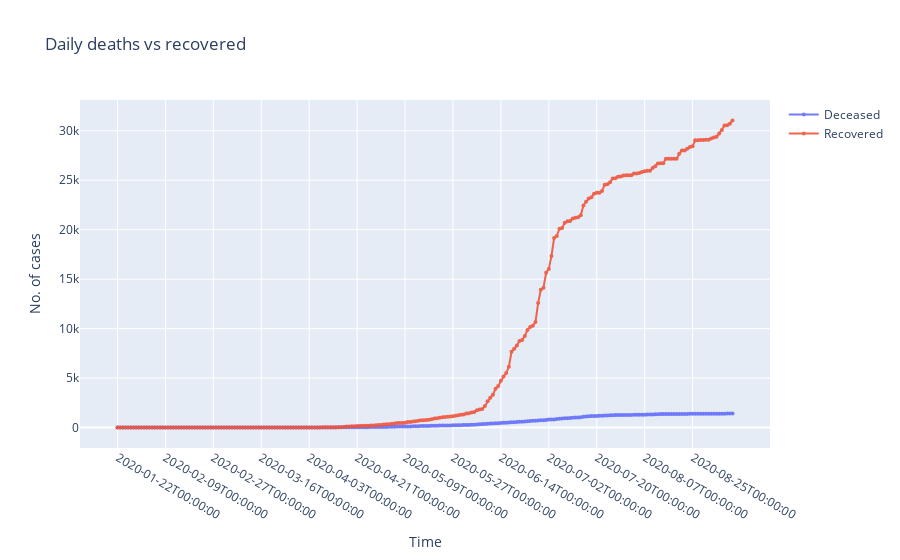

The cell this chart's notebook holds for it:
### Code cell
deceased_recovered_fig = go.Figure()
deceased_recovered_fig.add_trace(go.Scatter(x=jh_deaths_df['date'],
                                y=jh_deaths_df['Afghanistan'],
                                mode='markers+lines',
                                opacity=0.9,
                                line_width=2,
                                marker_size=4, 
                                name='Deceased'
                                 )
                     )
deceased_recovered_fig.add_trace(go.Scatter(x=jh_recovered_df['date'],
                                y=jh_recovered_df['Afghanistan'],
                                mode='markers+lines',
                                opacity=0.9,
                                line_width=2,
                                marker_size=4, 
                                name='Recovered'
                                 )
                     )

## defines the overall layout properties
deceased_recovered_fig.update_layout(
    xaxis_title="Time",
    yaxis_title="No. of cases",
    title = "Daily deaths vs recovered",
    xaxis_type='category'
)
deceased_recovered_fig.update_layout(
    hoverlabel=dict(
        bgcolor="white", 
        font_size=16
    )
)
deceased_recovered_fig.update_xaxes(nticks = 15,showspikes=True,spikecolor="grey")
deceased_recovered_fig.update_yaxes(showspikes=True,spikecolor="grey")
deceased_recovered_fig.show()

### Figure 1 — Plotly figure (JSON) as saved in the notebook; plotly's stock layout.template omitted (floating-point values rounded to 4 significant figures; data arrays with more than 128 entries replaced by an {"elided": "..."} marker saying what was removed)
{"data": [{"line": {"width": 2}, "marker": {"size": 4}, "mode": "markers+lines", "name": "Deceased", "opacity": 0.9, "type": "scatter", "x": {"elided": "232 str values"}, "y": {"elided": "232 int values"}}, {"line": {"width": 2}, "marker": {"size": 4}, "mode": "markers+lines", "name": "Recovered", "opacity": 0.9, "type": "scatter", "x": {"elided": "232 str values"}, "y": {"elided": "232 int values"}}], "layout": {"hoverlabel": {"bgcolor": "white", "font": {"size": 16}}, "title": {"text": "Daily deaths vs recovered"}, "xaxis": {"nticks": 15, "showspikes": true, "spikecolor": "grey", "title": {"text": "Time"}, "type": "category"}, "yaxis": {"showspikes": true, "spikecolor": "grey", "title": {"text": "No. of cases"}}}}
